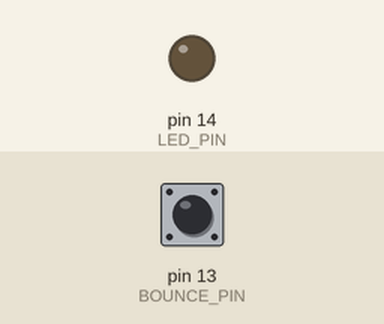
Bench run of a sketch on a simulated Arduino Uno, built with avr-gcc and run on an emulated ATmega328P. Parts: output pins drawn as LEDs (lit = HIGH). Dashed ring = blinking. The inputs (shaded band) are chosen by the test bench; at power-on: pin 13 (BOUNCE_PIN) LOW.

Above: at 1.2 s.
1.3 s: pin 13 (BOUNCE_PIN) pulsed HIGH 5 times (0.12 s each, 0.3 s apart)
At 1.57 s:
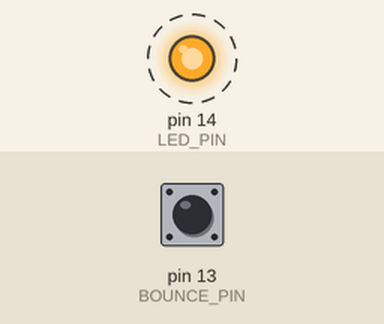
At 3.7 s:
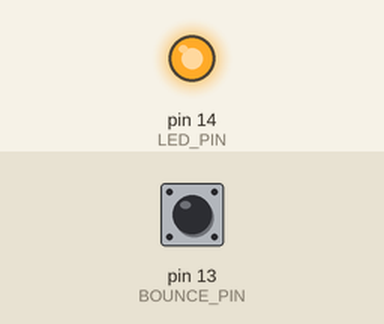
Timing chart, 0 to 5.2 s (numbered marks = the images above; inputs shaded):
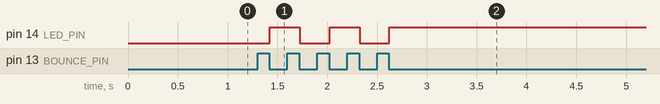

Measured:
- after the input at 1.3 s, pin 14 (LED_PIN): alternates HIGH for 0.30 s and LOW for 0.30 s, 5 changes in all, then stays HIGH, starting after 0.12 s

The sketch:

Debouncing.ino
```cpp
/*
  DESCRIPTION
  ====================
  Simple example of the Bounce library that switches a LED when
  a state change (from HIGH to LOW) is triggered (for example when a button is pressed).

  Set BOUNCE_PIN to the pin attached to the input (a button for example).
  Set LED_PIN to the pin attached to a LED.

*/

// WE WILL attach() THE Bounce INSTANCE TO THE FOLLOWING PIN IN setup()
#define BOUNCE_PIN 13

// DEFINE THE PIN FOR THE LED :
// 1) SOME BOARDS HAVE A DEFAULT LED (LED_BUILTIN)
#define LED_PIN 14
// 2) OTHERWISE SET YOUR OWN PIN
// #define LED_PIN 13

// Include the Bounce2 library found here :
// https://github.com/thomasfredericks/Bounce2
#include <Bounce2.h>


// INSTANTIATE A Bounce OBJECT
Bounce bounce = Bounce();

// SET A VARIABLE TO STORE THE LED STATE
int ledState = LOW;

void setup() {

  // BOUNCE SETUP

  // SELECT ONE OF THE FOLLOWING :
  // 1) IF YOUR INPUT HAS AN INTERNAL PULL-UP
  // bounce.attach( BOUNCE_PIN ,  INPUT_PULLUP ); // USE INTERNAL PULL-UP
  // 2) IF YOUR INPUT USES AN EXTERNAL PULL-UP
  bounce.attach( BOUNCE_PIN, INPUT ); // USE EXTERNAL PULL-UP

  // DEBOUNCE INTERVAL IN MILLISECONDS
  bounce.interval(5); // interval in ms

  // LED SETUP
  pinMode(LED_PIN, OUTPUT);
  digitalWrite(LED_PIN, ledState);

}

void loop() {
  // Update the Bounce instance (YOU MUST DO THIS EVERY LOOP)
  bounce.update();

  // <Bounce>.changed() RETURNS true IF THE STATE CHANGED (FROM HIGH TO LOW OR LOW TO HIGH)
  if ( bounce.changed() ) {
    // THE STATE OF THE INPUT CHANGED
    // GET THE STATE
    int deboucedInput = bounce.read();
    // IF THE CHANGED VALUE IS LOW
    if ( deboucedInput == LOW ) {
      ledState = !ledState; // SET ledState TO THE OPPOSITE OF ledState
      digitalWrite(LED_PIN,ledState); // WRITE THE NEW ledState
    }
  }


}
```
